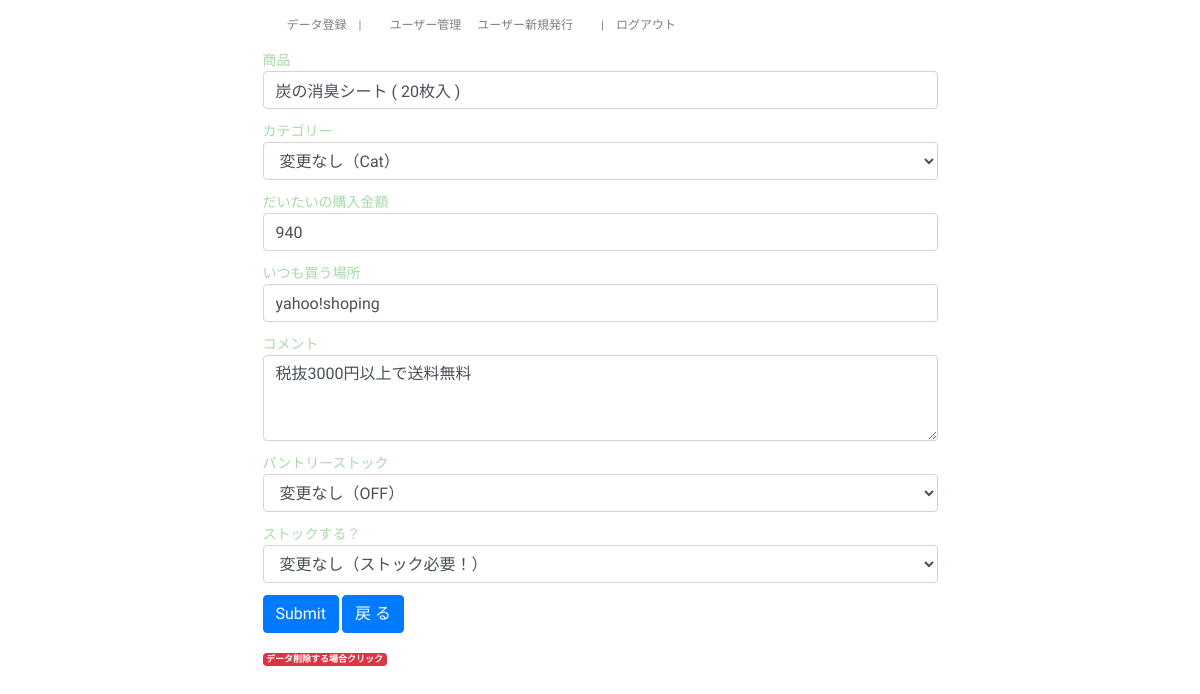
Screenshot of /detail.php?id=9 (signed in) with the database file from the repository.
### tables this page shows
CREATE TABLE `gs_mypantry_table` (
  `id` int(12) NOT NULL,
  `product` varchar(128) NOT NULL COMMENT '商品名',
  `category` varchar(128) NOT NULL,
  `kane_price` int(12) DEFAULT NULL COMMENT '安売り価格',
  `basyo_place` text COMMENT '安い場所',
  `comment` text COMMENT '備考',
  `indate` date NOT NULL COMMENT '登録日時',
  `enough` varchar(12) NOT NULL COMMENT 'たりるかたりないか',
  `ONOFF` varchar(12) NOT NULL COMMENT 'いるかいらないか'
);

### detail.php (the view, shortened to what this page needs)
<?php
include('functions.php');
$menuAdmin = menuAdmin();
$menunormal = menunormal();
$id = $_GET['id'];
$pdo = db_conn();
$sql = 'SELECT * FROM gs_mypantry_table WHERE id=:id';
$stmt = $pdo->prepare($sql);
$stmt->bindValue(':id', $id, PDO::PARAM_INT);
$status = $stmt->execute();
if ($status == false) {
    errorMsg($stmt);
} else {
    $rs = $stmt->fetch();
}
?>
<!DOCTYPE html>
<html lang="ja">
<head>
    <link rel="stylesheet" href="https://stackpath.bootstrapcdn.com/bootstrap/4.2.1/css/bootstrap.min.css">
    <link rel="stylesheet" href="css/my.css">
</head>
<body class="body">
    <header>
        <nav class="navbar navbar-expand-lg navbar-light ">
            <?php if ($_SESSION['kanri_flg'] == '1') : ?>
                <?= $menuAdmin ?>
            <?php else : ?>
                <?= $menunormal ?>
            <?php endif; ?>
        </nav>
    </header>
    <form method="post" action="update.php">
        <div class="form-group">
            <div class="form-MP">
                <label for="product" class="MG0">商品</label>
                <input type="text" class="form-control" id="product" name="product" value="<?= $rs['product'] ?>">
            </div>
            <div class="form-MP">
                <label for="category" class="MG0">カテゴリー</label>
                <select type="example" class="form-control" id="category" name="category">
                    <option value="<?= $rs['category'] ?>">変更なし（<?= $rs['category'] ?>）</option>
                </select>
            </div>
            <div class="form-MP">
                <label for="kane_price" class="MG0">だいたいの購入金額</label>
                <input type="number" class="form-control" id="kane_price" name="kane_price" min="0" max="10000" value="<?= $rs['kane_price'] ?>" step="0">
            </div>
            <div class="form-MP">
                <label for="basyo_place" class="MG0">いつも買う場所</label>
                <input type="text" class="form-control" id="basyo_place" name="basyo_place" value="<?= $rs['basyo_place'] ?>">
            </div>
            <div class="form-MP">
                <label for="comment">コメント</label>
                <textarea class="form-control" id="comment" rows="3" name="comment"><?= $rs['comment'] ?></textarea>
            </div>
            <div class="form-MP">
                <label for="enough" class="MG0">パントリーストック</label>
                <select type="example" class="form-control" id="enough" name="enough">
                    <option value="<?= $rs['enough'] ?>">変更なし（<?= $rs['enough'] ?>）</option>
                </select>
            </div>
            <div class="form-MP">
                <label for="ONOFF" class="MG0">ストックする？</label>
                <select type="example" class="form-control" id="ONOFF" name="ONOFF">
                    <option value="<?= $rs['ONOFF'] ?>">変更なし（ストック<?= $rs['ONOFF'] ?>！）</option>
                </select>
            </div>
            <div class="form-group">
                <button type="submit" class="btn btn-primary">Submit</button> <a href="select.php?" class=" btn btn-primary">戻 る</a>
            </div>
            <?php if ($_SESSION['kanri_flg'] == '1') : ?>
                <div class="form-group">
                    <a href="delete.php?id=<?= $rs['id'] ?>" class="badge badge-danger">データ削除する場合クリック</a>
                </div>
            <?php endif; ?>
        </div>
    </form>
</body>
</html>

### css/my.css (style rules this page uses)
.body { font-size: 12px; margin:0px auto; width: 675px; font-family: 'M PLUS 1p', sans-serif; }
label { font-size: 14px; margin:0px auto; font-family: 'M PLUS 1p', sans-serif; color: #a8daa8; }
.MG0 { margin-bottom:0px ; }
.form-MP { margin-bottom:12px ; }

### rows the page displays
gs_mypantry_table: product "炭の消臭シート ( 20枚入 )", kane_price "940", basyo_place "yahoo!shoping", comment "税抜3000円以上で送料無料"
